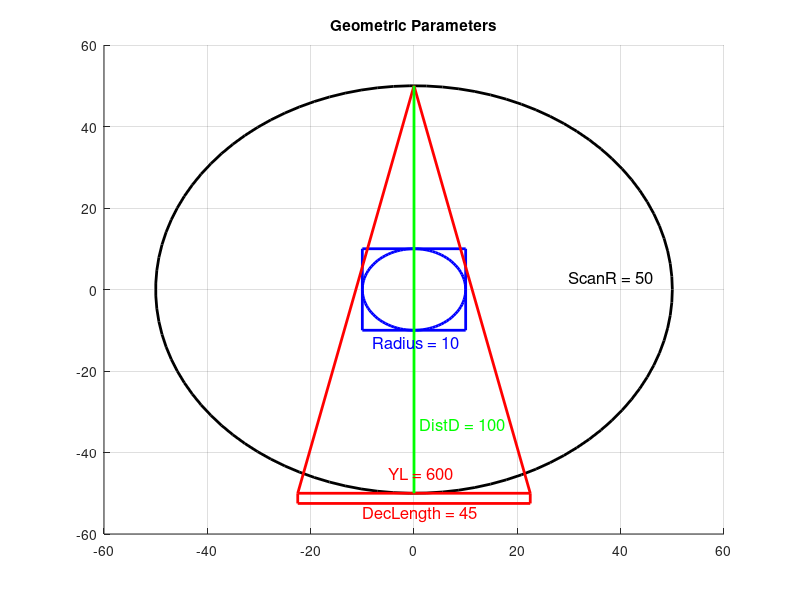

Source code (MATLAB):
viscircles(gca,[0,0],10,'EdgeColor','b');
viscircles(gca,[0,0],50,'EdgeColor','k');
rectangle('Position',[-10, -10, 20, 20],'EdgeColor','b', 'LineWidth',2);
rectangle('Position',[-22.5, -52.5, 45, 2.5],'EdgeColor','r', 'LineWidth',2);
line([0,22.5],[50,-50],'Color','r', 'LineWidth',2);
line([0,-22.5],[50,-50],'Color','r', 'LineWidth',2);
line([0,0],[50,-50],'Color','g', 'LineWidth',2);
text(-8,-13,'Radius = 10','Color','b','FontSize',12);
text(30,3,'ScanR = 50','Color','k','FontSize',12);
text(-5,-45,'YL = 600','Color','r','FontSize',12);
text(-10,-55,'DecLength = 45','Color','r','FontSize',12);
text(1,-33,'DistD = 100','Color','g','FontSize',12);
title('Geometric Parameters'); 
grid on;
